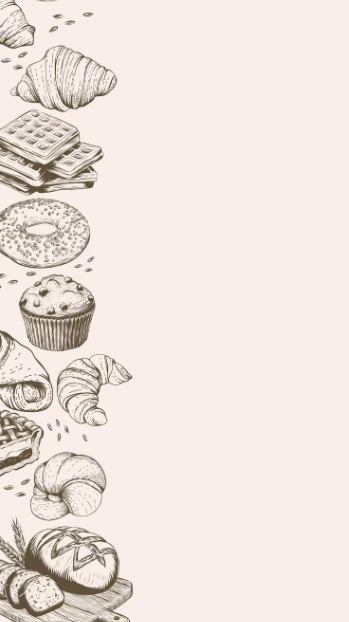
#> input picture bg-vector.png, 349 x 622 px, found by its file name
$ python blur_background.py
#> lines starting #> are read from the running program, lines starting #| are printed output that depends on the picture
#!/usr/bin/env python3
"""Regenerate bg-vector-blurred.png from bg-vector.png.

The app used to blur this image at runtime through `ImageFiltered` and
composite it at 50% `Opacity`, under every shell screen, with no
`RepaintBoundary` — two `saveLayer`s per frame for a decoration. Both are now
baked into the asset instead. Run this after changing the source art:

    python tool/blur_background.py

Requires Pillow (`python -m pip install pillow`).
"""

from PIL import Image, ImageFilter

SRC = "bg-vector.png"
OUT = "bg-vector-blurred.png"

# Matches the sigma the runtime ImageFilter.blur used. The asset is scaled
# ~1.1x to cover a phone, so blurring at source resolution with the same sigma
# lands within a pixel of the old result.
SIGMA = 3

# Matches the Opacity(0.5) the widget used to wrap the image in. Composited
# over the opaque cream ground, halving the alpha channel is exactly
# equivalent.
ALPHA_SCALE = 0.5


def main() -> None:
    src = Image.open(SRC).convert("RGBA")
#> src is the input picture: PIL image 349x622 RGBA; mean R, G, B, A 238.1, 227, 221.3, 255
    blurred = src.filter(ImageFilter.GaussianBlur(radius=SIGMA))
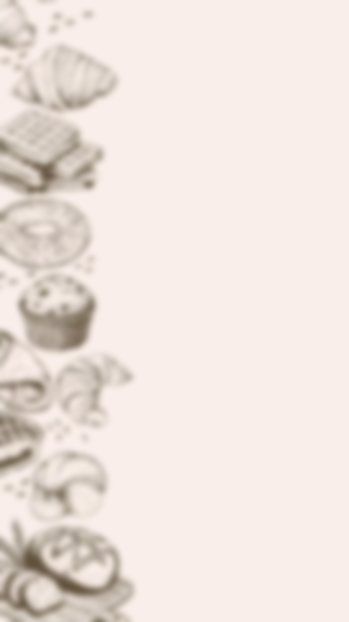
#> blurred: PIL image 349x622 RGBA; mean R, G, B, A 238.1, 227, 221.3, 255
    r, g, b, a = blurred.split()
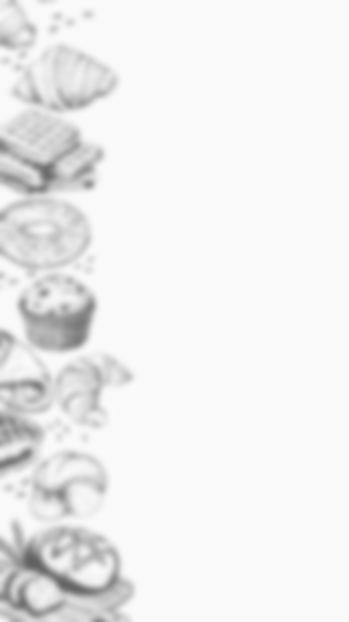
#> r: PIL image 349x622 L; min 96, max 251, mean 238.1
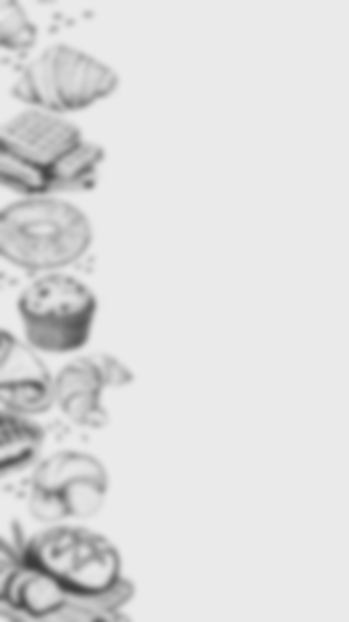
#> b: PIL image 349x622 L; min 60, max 235, mean 221.3
#> a: PIL image 349x622 L; every value is 255
    a = a.point(lambda v: int(v * ALPHA_SCALE))
#> a: PIL image 349x622 L; every value is 127
    Image.merge("RGBA", (r, g, b, a)).save(OUT, optimize=True)
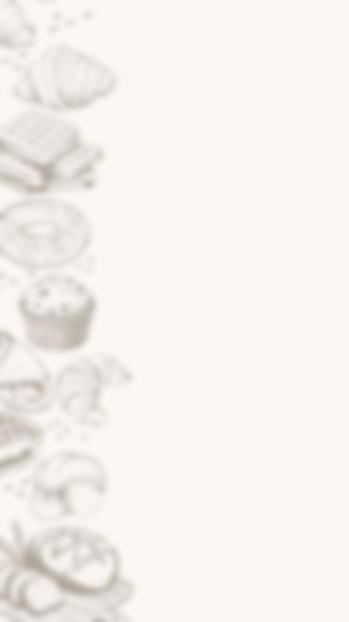
#> saved as bg-vector-blurred.png: PIL image 349x622 RGBA; mean R, G, B, A 238.1, 227, 221.3, 127; transparent parts drawn white
    print(f"{OUT} written from {SRC}")


if __name__ == "__main__":
    main()
